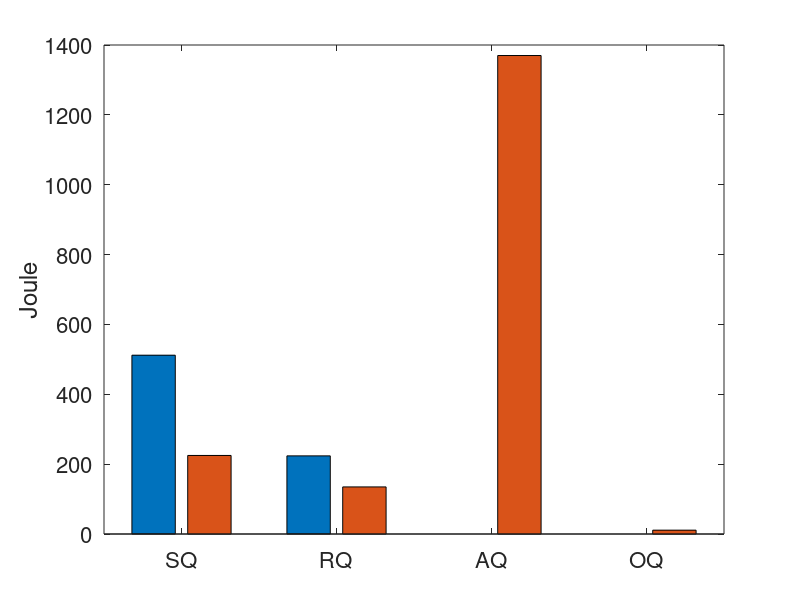
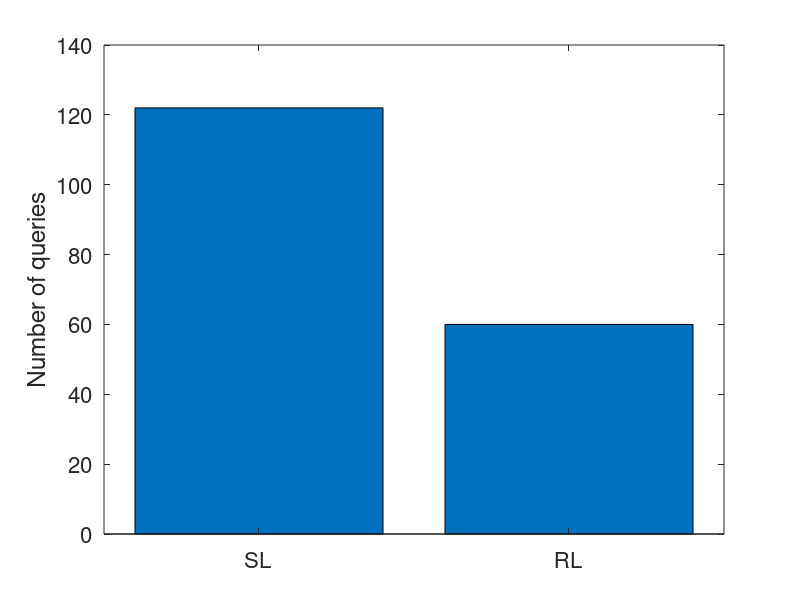

Recreate these plots in MATLAB, in order.
clear;
close all;
clc;

sl = load('srLoc.txt');
sl = sl(:,4);
slSum = sum(sl)

rl = load('rrLoc.txt');
rl = rl(:,4);
rlSum=sum(rl)

slng = load('sLoc-no-gps.txt');
slng = slng(:,4);
slngSum = sum(slng)

rlng = load('rLoc-no-gps.txt');
rlng = rlng(:,4);
rlngSum=sum(rlng)

alng = load('ML-area.txt');
alng = alng(:,4);
alngSum=sum(alng)

figure('Position',[440 378 560 620/3]);
bar([slSum slngSum ; rlSum rlngSum; 0 alngSum ; 0 11 ] );
ylabel('Joule');
labels = {'SQ','RQ' , 'AQ' , 'OQ'};
set(gca , 'xticklabel' , labels);
set(gca , 'fontsize' , 16);
set(gca , 'xLim', [0.5 4.5])


figure('Position',[440 378 560 620/3]);
bar([length(sl) length(rl)  ] );
ylabel('Number of queries');
labels = {'SL','RL'};
set(gca , 'xticklabel' , labels);
set(gca , 'fontsize' , 16);
set(gca , 'xLim', [0.5 2.5])